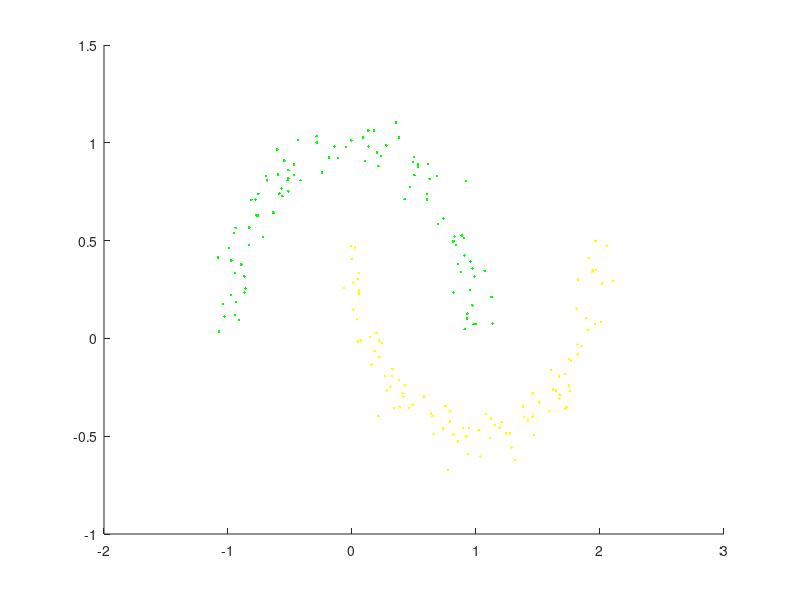

MATLAB code for this plot: (Note: this script raises an error after producing the figure.)
load('newTwomoons.mat');
data = newdata;
label = newlabel;
oneClass = find(label==1);
twoClass = find(label==2);

hold on;
plot(data(oneClass(:),1),data(oneClass(:),2),'g.');
plot(data(twoClass(:),1),data(twoClass(:),2),'y.');
plot(U_matrix(oneClass(:),1),U_matrix(oneClass(:),2),'ko');
plot(U_matrix(twoClass(:),1),U_matrix(twoClass(:),2),'bo');
